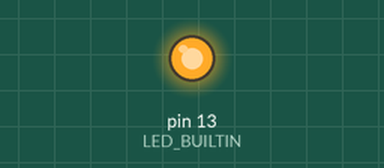
Bench run of a sketch on a simulated Arduino Uno, built with avr-gcc and run on an emulated ATmega328P. On the bench: output pins drawn as LEDs (lit = HIGH).

Above: at 0.2 s.
At 13.2 s:
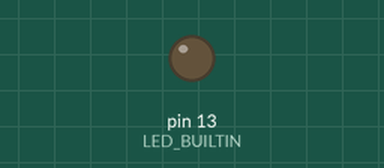
Timing chart, 0 to 19.5 s (numbered marks = the images above):
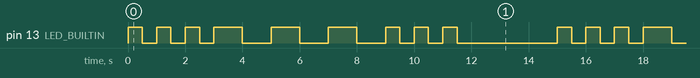

Measured:
- by itself, pin 13 (LED_BUILTIN): repeats every 15.0 s: 2 × (LOW 0.50 s, HIGH 0.50 s), LOW 0.50 s, 3 × (HIGH 1.0 s, LOW 1.0 s), 2 × (HIGH 0.50 s, LOW 0.50 s), HIGH 0.50 s, LOW 3.5 s, HIGH 0.50 s
- by itself, everything shown: repeats every 15.0 s, in 18 steps

The sketch:

BasicTests.ino
```cpp
void setup() {
  // initialize digital pin LED_BUILTIN as an output.
  pinMode(LED_BUILTIN, OUTPUT);
}

// the loop function runs over and over again forever
void loop() {
  int dl = 500;

  for (unsigned i=0; i<3; ++i) {
    blinkFunc(dl);
  }

  dl = 1000;

  for (unsigned i=0; i<3; ++i) {
    blinkFunc(dl);
  }

  dl = 500;

  for (unsigned i=0; i<3; ++i) {
    blinkFunc(dl);
  }

  delay(3000);
}


  void blinkFunc (int dl) {
    digitalWrite(LED_BUILTIN, HIGH);  // turn the LED on (HIGH is the voltage level)
    delay(dl);                      // wait for a second
    digitalWrite(LED_BUILTIN, LOW);   // turn the LED off by making the voltage LOW
    delay(dl);                      // wait for a second
  }
```
